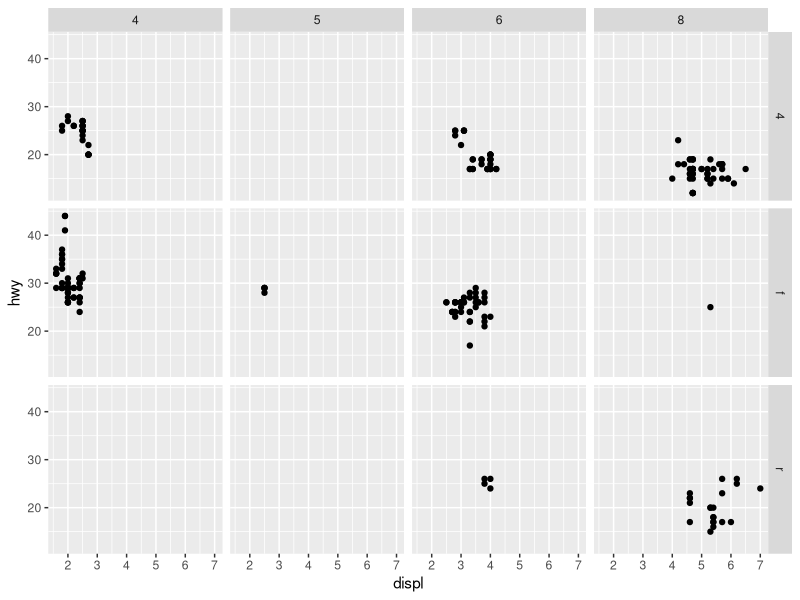
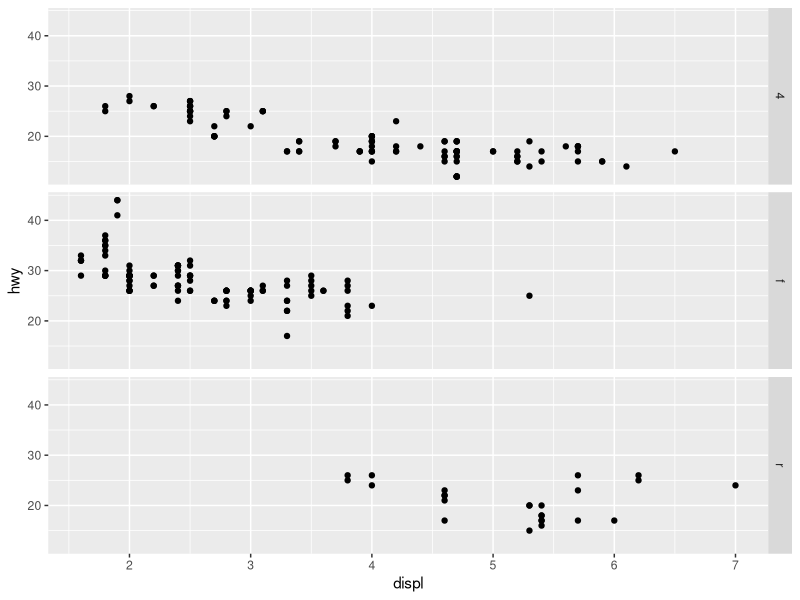
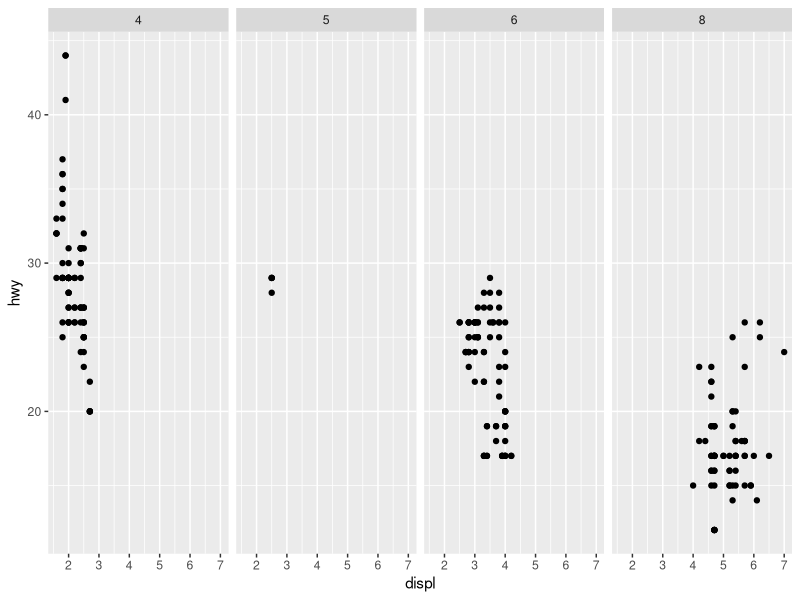
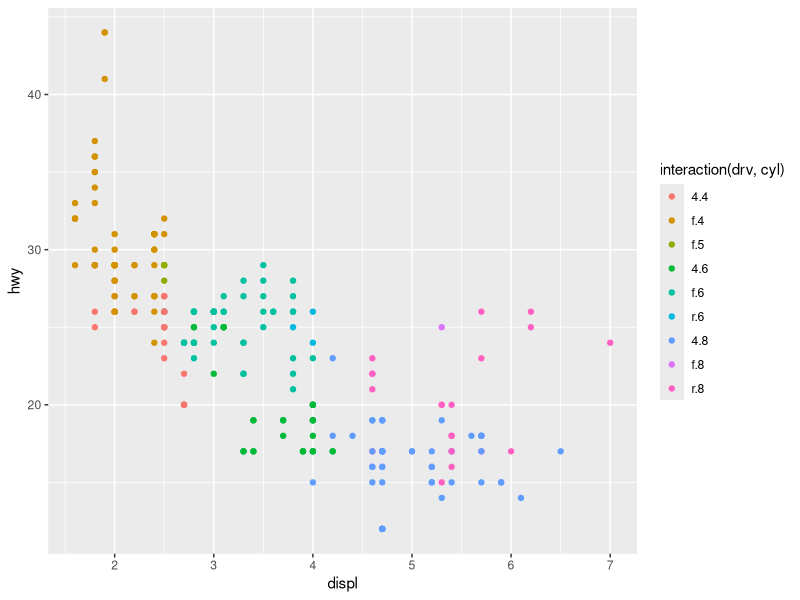
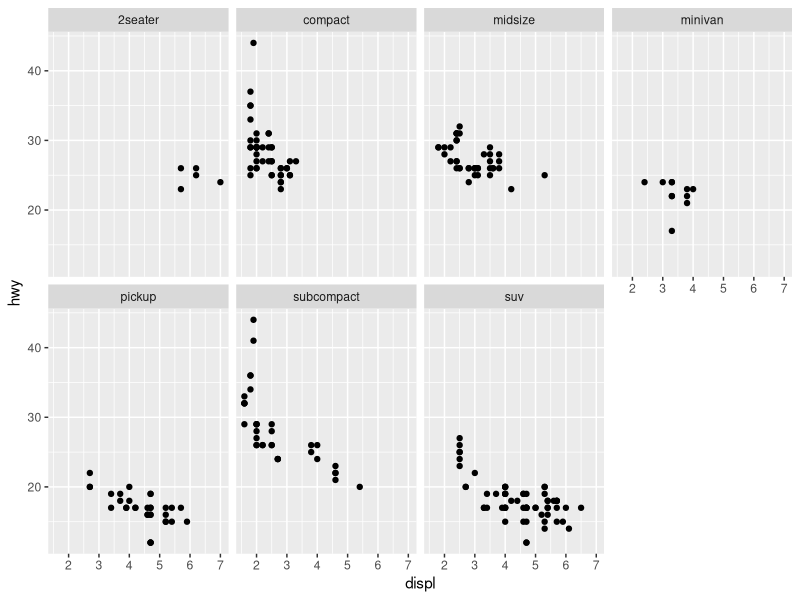
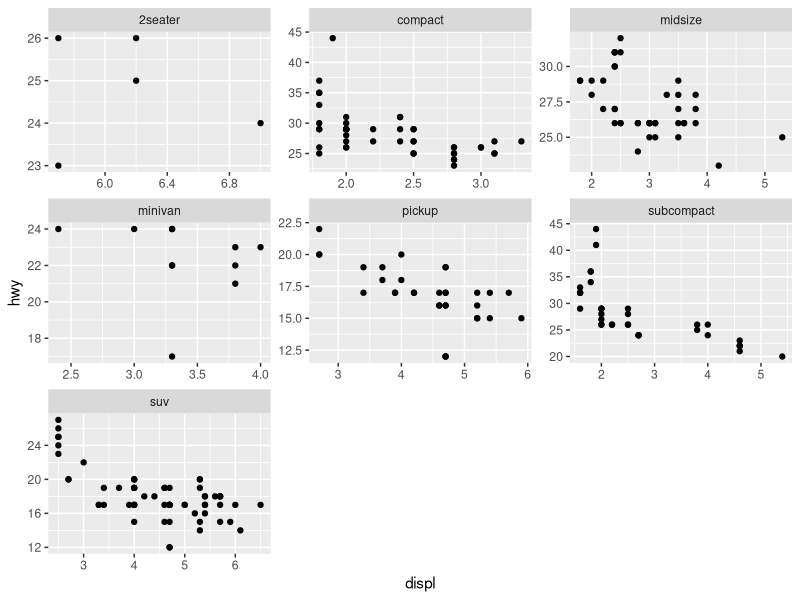
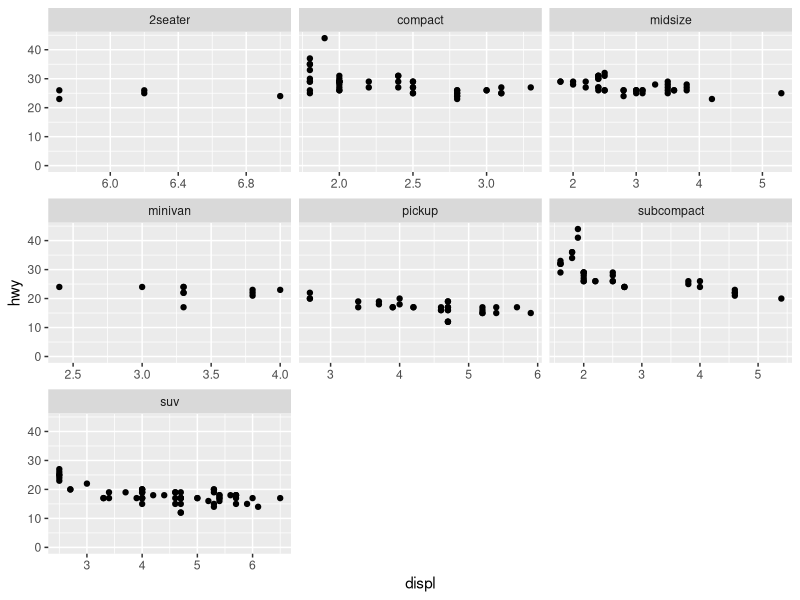
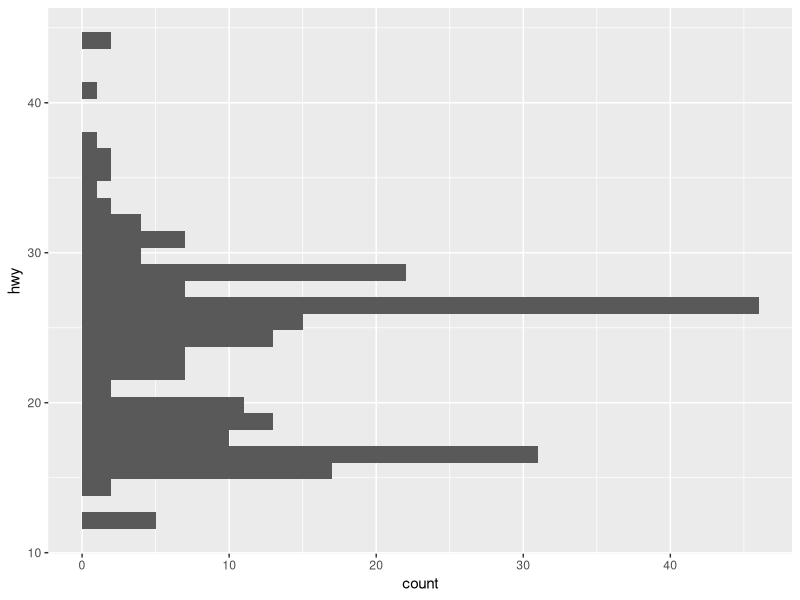

The R source for these figures, in order:
## ---- chunk 1
knitr::opts_chunk$set(echo = TRUE)
library(tidyverse)
## ---- chunk 2
ggplot(data = mpg) +
 geom_point(mapping = aes(x = displ, y = hwy)) +
 facet_grid(drv ~ cyl) # each row is a different "drv", each column is a different "cyl"

ggplot(data = mpg) + 
  geom_point(mapping = aes(x = displ, y = hwy)) +
  facet_grid(drv ~ .)  # each panel will occupy the whole row, each row is a different "drv"

ggplot(data = mpg) +
  geom_point(mapping = aes(x = displ, y = hwy)) +
  facet_grid(. ~ cyl)   # each panel will occupy the whole column
## ---- chunk 3
ggplot(data = mpg) +
 geom_point(mapping = aes(x = displ, y = hwy,color=interaction(drv, cyl))) # deal with all combinations of two variables
## ---- chunk 4
ggplot(data = mpg) + 
  geom_point(mapping = aes(x = displ, y = hwy)) + 
  facet_wrap(~ class, nrow = 2)
## ---- chunk 5
ggplot(data = mpg) + 
  geom_point(mapping = aes(x = displ, y = hwy)) + 
  facet_wrap(~ class,scales = "free")  # the x and y axis scales are different for each panel
## ---- chunk 6
ggplot(data = mpg) + 
  geom_point(mapping = aes(x = displ, y = hwy)) + 
  facet_wrap(~ class,scales = "free_x") +  # the x and y axis scales are different for each panel
  ylim(0,NA)
## ---- chunk 7
ggplot(data = mpg) + 
  geom_histogram(mapping = aes(x = hwy))+
  coord_flip()  # now the bars are horizontal
## ---- chunk 8
ggplot(data = mpg) + 
  geom_histogram(mapping = aes(x = hwy),binwidth = 2)
## ---- chunk 9
ggplot(data = mpg) + 
  geom_histogram(mapping = aes(x = hwy),bins = 50)
## ---- chunk 10
ggplot(data = mpg) + 
  geom_histogram(mapping = aes(y = hwy))
## ---- chunk 11
ggplot(data = mpg) + 
  geom_line(mapping = aes(x =displ, y = hwy))+
  geom_point(mapping = aes(x =displ, y = hwy))+
  geom_histogram(mapping = aes(x=displ),alpha=0.5)

## ---- chunk 12
ggplot(data = mpg, mapping = aes(x = displ, y = hwy, color = drv)) + 
  geom_point(show.legend=F) + 
  geom_smooth(se = F,show.legend=F)
## ---- chunk 13
ggplot(data = mpg, mapping = aes(x = displ, y = hwy)) + 
  geom_point() + 
  geom_smooth()

ggplot() + 
  geom_point(data = mpg, mapping = aes(x = displ, y = hwy)) + 
  geom_smooth(data = mpg, mapping = aes(x = displ, y = hwy))
## ---- chunk 14
ggplot(data = mpg, mapping = aes(x = displ, y = hwy)) + 
  geom_point(size=3) + 
  geom_smooth(se = FALSE,size=3)
## ---- chunk 15
ggplot(data = mpg, mapping = aes(x = displ, y = hwy, group = drv)) + 
  geom_point(size=3) + 
  geom_smooth(se = FALSE,size=3)

## ---- chunk 16
ggplot(data = mpg, mapping = aes(x = displ, y = hwy, color = drv)) + 
  geom_point() + 
  geom_smooth(se = FALSE)
## ---- chunk 17
ggplot(data = mpg, mapping = aes(x = displ, y = hwy)) + 
  geom_point(aes(color = drv)) + 
  geom_smooth(se = FALSE)
## ---- chunk 18
ggplot(data = mpg, mapping = aes(x = displ, y = hwy)) + 
  geom_point(aes(color = drv)) + 
  geom_smooth(aes(linetype = drv), se = FALSE)
## ---- chunk 19
ggplot(data = mpg, mapping = aes(x = displ, y = hwy, color = drv)) + 
  geom_point(color = "white", size = 4) +
  geom_point()
